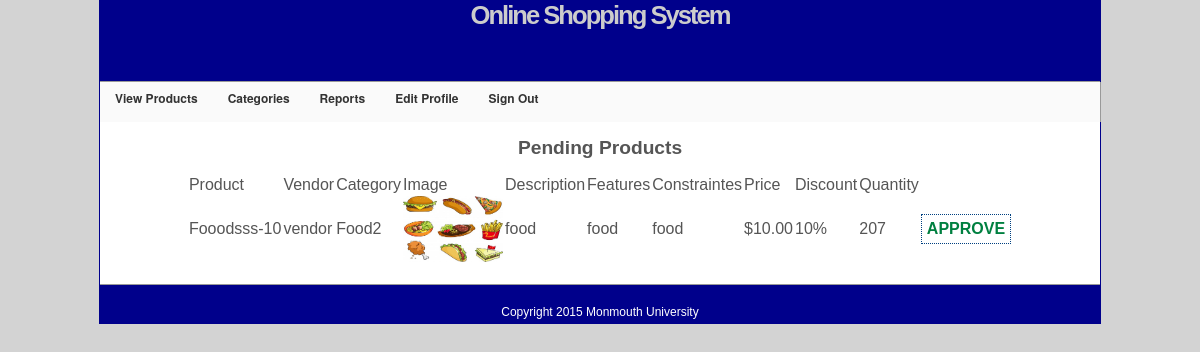
The app's page /pending_product_report.php (signed in) with its own data.
### tables this page shows
CREATE TABLE IF NOT EXISTS `product` (
  `productid` int(11) NOT NULL AUTO_INCREMENT,
  `category` varchar(25) NOT NULL,
  `productname` varchar(25) NOT NULL,
  `vendorid` varchar(25) NOT NULL,
  `description` varchar(200) NOT NULL,
  `price` float NOT NULL,
  `productnumber` int(11) NOT NULL,
  `features` varchar(100) NOT NULL,
  `image` varchar(300) NOT NULL,
  `constraints` varchar(100) NOT NULL,
  `discount` int(3) NOT NULL,
  `approved` tinyint(1) NOT NULL DEFAULT '0',
  `quantity` int(10) NOT NULL,
  PRIMARY KEY (`productid`)
);

### includes/sql_queries.php (the view, shortened to what this page needs)
<?php
    function selectAllProductsQuery() {
      return 'SELECT * FROM '.PRODUCT_TABLE::$NAME;
    }
    function selectPendingProducts($dbc) {
      $q = selectAllProductsQuery().' WHERE '.PRODUCT_TABLE::$APPROVED.'=\'0\''
                                   .' ORDER BY '.PRODUCT_TABLE::$PROD_NAME.' DESC;';
      $r = mysqli_query($dbc, $q);
      if($r) {
        $array = array();
        while ($row = mysqli_fetch_assoc($r)) {
            $array[] = $row;
        }
        return $array;
      }
      return array();
    }
    function approvedProductRowTROptional($product, $includeVendorID, $includeTRs) {
      echo '<td>'.$product[PRODUCT_TABLE::$PROD_NAME].'-'.$product[PRODUCT_TABLE::$PROD_NUMBER].'</td>';
      if($includeVendorID) {
        echo '<td>'.$product[PRODUCT_TABLE::$VEND_ID].'</td>';
      }
      echo '<td>'.$product[PRODUCT_TABLE::$CATEGORY].'</td>';
      echo '<td><img src="images/'.$product[PRODUCT_TABLE::$IMAGE].'" height="66" width="100" /></td>';
      echo '<td>'.$product[PRODUCT_TABLE::$DESCRIPTION].'</td>';
      echo '<td>'.$product[PRODUCT_TABLE::$FEATURES].'</td>';
      echo '<td>'.$product[PRODUCT_TABLE::$CONSTRAINTS].'</td>';
      echo '<td>$'.number_format($product[PRODUCT_TABLE::$PRICE],2).'</td>';
      echo '<td>'.$product[PRODUCT_TABLE::$DISCOUNT].'%</td>';
      echo '<td>'.$product[PRODUCT_TABLE::$QUANTITY].'</td>';
    }
    function pendingProductRow($product, $includeVendorID, $returnPage) {
      echo '<tr>';
      approvedProductRowTROptional($product, $includeVendorID, false);
      echo '<td><input type="button" value="APPROVE" onclick="approveProduct(\''
                            .$product[PRODUCT_TABLE::$PROD_ID].'\',\''.$returnPage.'\')" /></td>';
      echo '</tr>';
    }
?>

### pending_product_report.php (shortened to what this page needs)
<html>
<?php
    include("includes/sql_queries.php");
    function tableHeader() {
      echo '<tr>';
      echo '<td>Product</td>';
      echo '<td>Vendor</td>';
      echo '<td>Category</td>';
      echo '<td>Image</td>';
      echo '<td>Description</td>';
      echo '<td>Features</td>';
      echo '<td>Constraintes</td>';
      echo '<td>Price</td>';
      echo '<td>Discount</td>';
      echo '<td>Quantity</td>';
      echo '</tr>';
    }
?>
<head>
</head>
<body>
    <div id = "container">
    <?php include("includes/header.php"); ?>
    <div id="content" align="center">
    <br>
    <h2>Pending Products</h2>
    <br>
      <?php
        include("dbc.php");
        $products = selectPendingProducts($dbc);
        if(empty($products)) {
          echo "There are no pending products";
        }else {
          echo "<table align=center>";
          tableHeader();
          foreach($products as $product) {
            pendingProductRow($product, true, 'pending_product_report.php');
          }
          echo "</table>";
        }
      ?>
    </div>
    <?php include("includes/footer.php"); ?>
    </div>
</body>
</html>

### includes/style.css (style rules this page uses)
* { border:0; margin:0; padding:0; }
body { background:lightgrey; color:#555; font:0.8em Arial, Helvetica, "bitstream vera sans", sans-serif; }
#container { width: 1000px; margin:0 auto; border:1px solid darkblue; }
#content { height:auto; padding:0 0 20px; width:1000px; background: white; }
input, select, .input { padding: 5px; font-weight: bold; font-size: 1em; color: #008040; background: #FFFFFF; border:1px dotted #004080; }

### records on screen
product: productname "Fooodsss", productnumber "10", vendorid "vendor", category "Food2", image (picture), description "food", features "food", constraints "food", price "10.00", discount "10", quantity "207"
